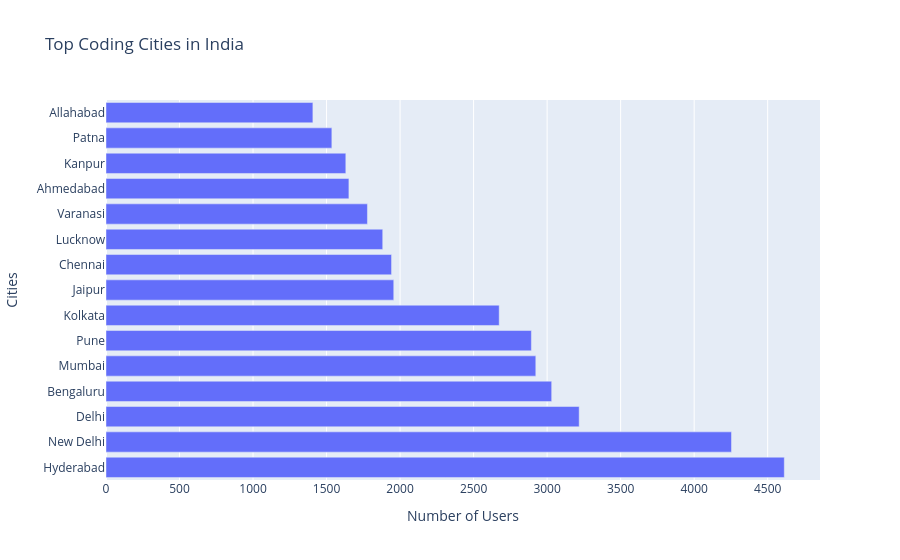

Source (notebook cell):
### Code cell
top_cities = df['city'].value_counts().head(15)

#Plotting top cities in india using plotly express

fig = px.bar(
    x=top_cities.values,
    y=top_cities.index, 
    title="Top Coding Cities in India"
)
fig.update_layout(
    xaxis_title="Number of Users",
    yaxis_title="Cities"
)
fig.show()

#Most codeforces account are from Hyderabad.

### Figure 1 — Plotly figure (JSON) as saved in the notebook; plotly's stock layout.template omitted (floating-point values rounded to 4 significant figures)
{"data": [{"hovertemplate": "x=%{x}<br>y=%{y}<extra></extra>", "legendgroup": "", "marker": {"color": "#636efa", "pattern": {"shape": ""}}, "name": "", "orientation": "h", "showlegend": false, "textposition": "auto", "type": "bar", "x": [4613, 4254, 3218, 3031, 2923, 2893, 2674, 1957, 1942, 1882, 1778, 1652, 1631, 1536, 1407], "xaxis": "x", "y": ["Hyderabad", "New Delhi", "Delhi", "Bengaluru", "Mumbai", "Pune", "Kolkata", "Jaipur", "Chennai", "Lucknow", "Varanasi", "Ahmedabad", "Kanpur", "Patna", "Allahabad"], "yaxis": "y"}], "layout": {"barmode": "relative", "legend": {"tracegroupgap": 0}, "title": {"text": "Top Coding Cities in India"}, "xaxis": {"anchor": "y", "domain": [0, 1], "title": {"text": "Number of Users"}}, "yaxis": {"anchor": "x", "domain": [0, 1], "title": {"text": "Cities"}}}}
